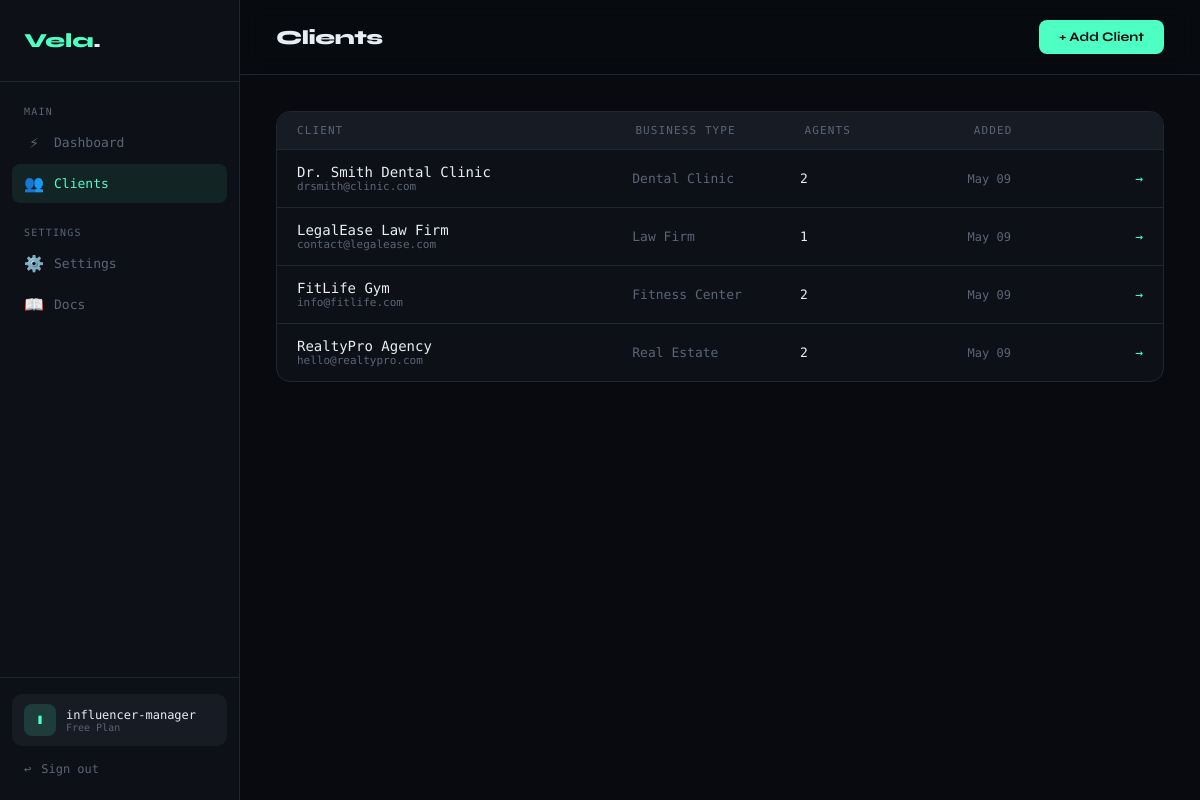
Screenshot of /clients (signed in) with the database file from the repository.
### app.py (models this page shows)
class Client(db.Model):
    id = db.Column(db.Integer, primary_key=True)
    name = db.Column(db.String(100), nullable=False)
    business_type = db.Column(db.String(100))
    email = db.Column(db.String(120))
    phone = db.Column(db.String(20))
    agency_id = db.Column(db.Integer, db.ForeignKey('agency.id'), nullable=False)
    created_at = db.Column(db.DateTime, default=datetime.utcnow)
    agents = db.relationship('Agent', backref='client', lazy=True)

### app.py (the view)
@app.route('/clients')
def clients():
    if 'agency_id' not in session:
        return redirect(url_for('login'))
    clients = Client.query.filter_by(agency_id=session['agency_id']).all()
    return render_template('clients.html', clients=clients)

### templates/clients.html (shortened to what this page needs)
{% extends "base.html" %}
{% block page_title %}Clients{% endblock %}
{% block topbar_actions %}
  <a href="/clients/add" class="btn-primary">+ Add Client</a>
{% endblock %}
{% block content %}
{% if clients %}
<div class="table-wrap">
  <div class="table-header" style="grid-template-columns:2fr 1fr 1fr 1fr auto;">
    <span>Client</span>
    <span>Business Type</span>
    <span>Agents</span>
    <span>Added</span>
  </div>
  {% for client in clients %}
  <a href="/clients/{{ client.id }}" class="table-row" style="grid-template-columns:2fr 1fr 1fr 1fr auto;">
    <div>
      <div style="font-size:14px;">{{ client.name }}</div>
      <div style="font-size:11px;color:var(--muted);">{{ client.email or '—' }}</div>
    </div>
    <div style="color:var(--muted);font-size:13px;">{{ client.business_type or '—' }}</div>
    <div style="font-size:13px;">{{ client.agents|length }}</div>
    <div style="color:var(--muted);font-size:12px;">{{ client.created_at.strftime('%b %d') }}</div>
    <div style="color:var(--accent);font-size:13px;">→</div>
  </a>
  {% endfor %}
</div>
{% endif %}
{% endblock %}

### templates/base.html (style rules this page uses)
:root { --bg: #080A0F; --surface: #0D1117; --surface2: #161B24; --border: #1E2733; --accent: #4DFFC3; --accent2: #7B61FF; --text: #E8EDF5; --muted: #5A6478; --danger: #FF4D6D; --warning: #FFB547; --sidebar: 240px; }
* { margin: 0; padding: 0; box-sizing: border-box; }
body { background: var(--bg); color: var(--text); font-family: 'DM Mono', monospace; min-height: 100vh; display: flex; }
.btn-primary { background: var(--accent); color: var(--bg); border: none; padding: 9px 20px; border-radius: 8px; font-family: 'Syne', sans-serif; font-weight: 700; font-size: 13px; cursor: pointer; text-decoration: none; transition: all 0.2s; display: inline-flex; align-items: center; gap: 6px; }
.table-wrap { background: var(--surface); border: 1px solid var(--border); border-radius: 14px; overflow: hidden; }
.table-header { display: grid; padding: 12px 20px; background: var(--surface2); font-size: 11px; letter-spacing: 0.1em; color: var(--muted); text-transform: uppercase; border-bottom: 1px solid var(--border); }
.table-row { display: grid; padding: 14px 20px; border-bottom: 1px solid var(--border); align-items: center; transition: background 0.15s; text-decoration: none; color: var(--text); }
.table-row:last-child { border-bottom: none; }

### rows the page displays
Client: name "Dr. Smith Dental Clinic", email "drsmith@clinic.com", business_type "Dental Clinic", agents|length "2", created_at "May 09"
Client: name "LegalEase Law Firm", email "contact@legalease.com", business_type "Law Firm", agents|length "1", created_at "May 09"
Client: name "FitLife Gym", email "info@fitlife.com", business_type "Fitness Center", agents|length "2", created_at "May 09"
Client: name "RealtyPro Agency", email "hello@realtypro.com", business_type "Real Estate", agents|length "2", created_at "May 09"

### other values shown
{{ session.agency_name[0].upper() if session.agency_name else 'A' }} "I"
{{ session.agency_name or 'My Agency' }} "influencer-manager"
